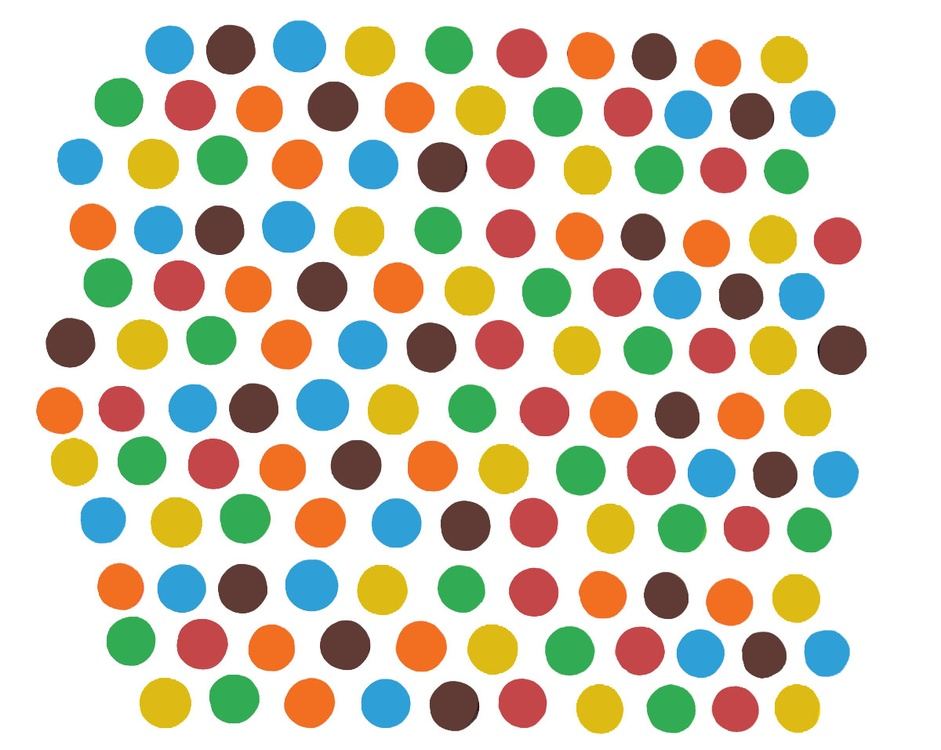
#> input picture M6 - Computer Vision/CV_projects/candy_counter/img/candy_1.jpg, 941 x 750 px, shrunk from 1200 x 956 before the run
$ python candy_counter.py
#> lines starting #> are read from the running program, lines starting #| are printed output that depends on the picture; after the words box and inside, x2 and y2 are one past the last pixel; in counts of white or black regions, pixels touching at a corner belong together
import numpy as np
import cv2
import matplotlib.pyplot as plt

# print(f'Numpy=={np.__version__}')
# print(f'OpenCV=={cv2.__version__}')


candy = cv2.imread('img/candy_1.jpg', cv2.IMREAD_COLOR)
#> candy is the input picture: shape (750, 941, 3); mean B, G, R 192, 209.2, 214.7
candy = cv2.cvtColor(candy, cv2.COLOR_BGR2RGB)
candy_hsv = cv2.cvtColor(candy, cv2.COLOR_RGB2HSV)
#> candy_hsv: shape (750, 941, 3); mean H, S, V 40, 65.8, 231.7


def imshow(img):
    plt.figure(figsize=(10, 7))
    plt.imshow(img, cmap='gray')
    plt.show()


# Convert the image to grayscale
gray_candy_original = cv2.cvtColor(candy, cv2.COLOR_RGB2GRAY)
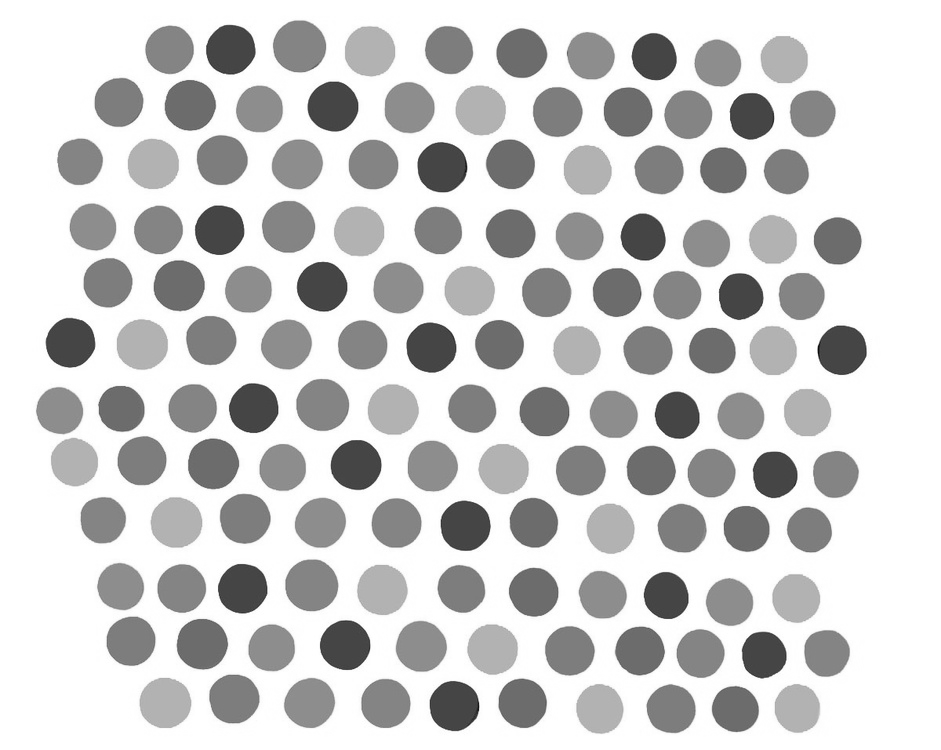
#> gray_candy_original: shape (750, 941); min 7, max 255, mean 208.9
gray_candy = gray_candy_original.copy()


# Apply some gaussian blur
blur = cv2.GaussianBlur(gray_candy, (9, 9), 1)

# Apply Canny to find edges and display the image
canny = cv2.Canny(blur,150,220)
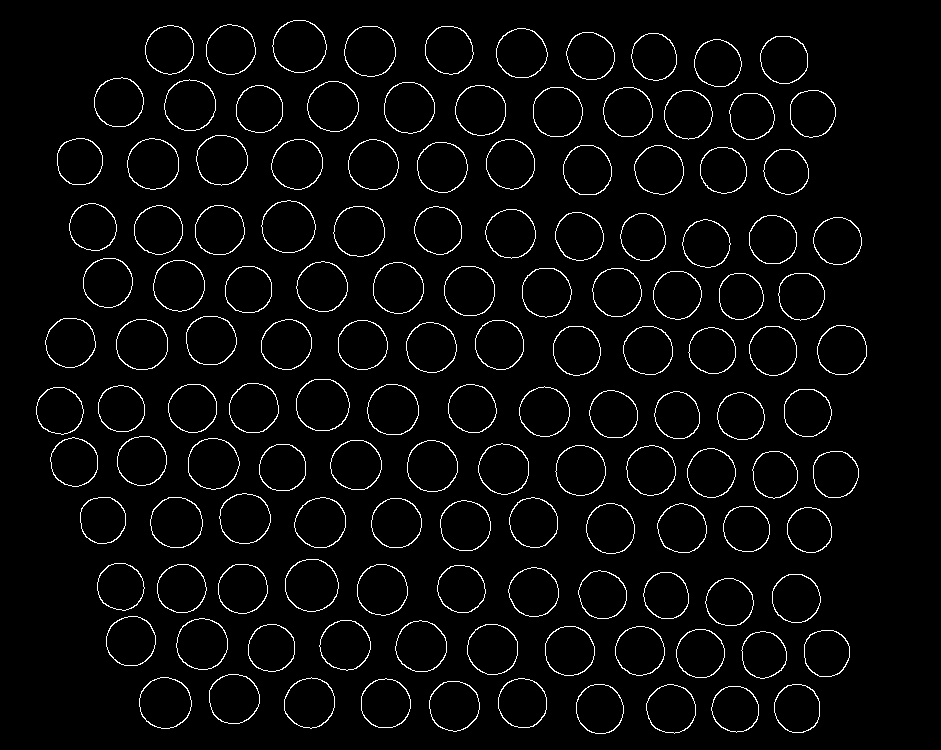
#> canny: shape (750, 941); 3.4% white in thin lines or dots, all inside (x1, y1, x2, y2) = (36, 20, 867, 734)


# threshold
ret, th = cv2.threshold(canny, 128, 255, cv2.THRESH_BINARY)
contours, h = cv2.findContours(th, cv2.RETR_EXTERNAL, cv2.CHAIN_APPROX_NONE)
#> contours = 134 contours; largest, box (x1, y1, x2, y2) and area: (272, 20, 327, 73) 2200, (285, 559, 339, 612) 2198, (296, 379, 350, 431) 2192, (261, 200, 316, 253) 2191, (139, 677, 192, 729) 2086; h = 134 rows, first 6: [1, -1, -1, -1], [2, 0, -1, -1], [3, 1, -1, -1], [4, 2, -1, -1], [5, 3, -1, -1], [6, 4, -1, -1]

candy_contours = candy.copy()
cv2.drawContours(candy_contours, contours, -1, (255, 0, 255), 3)
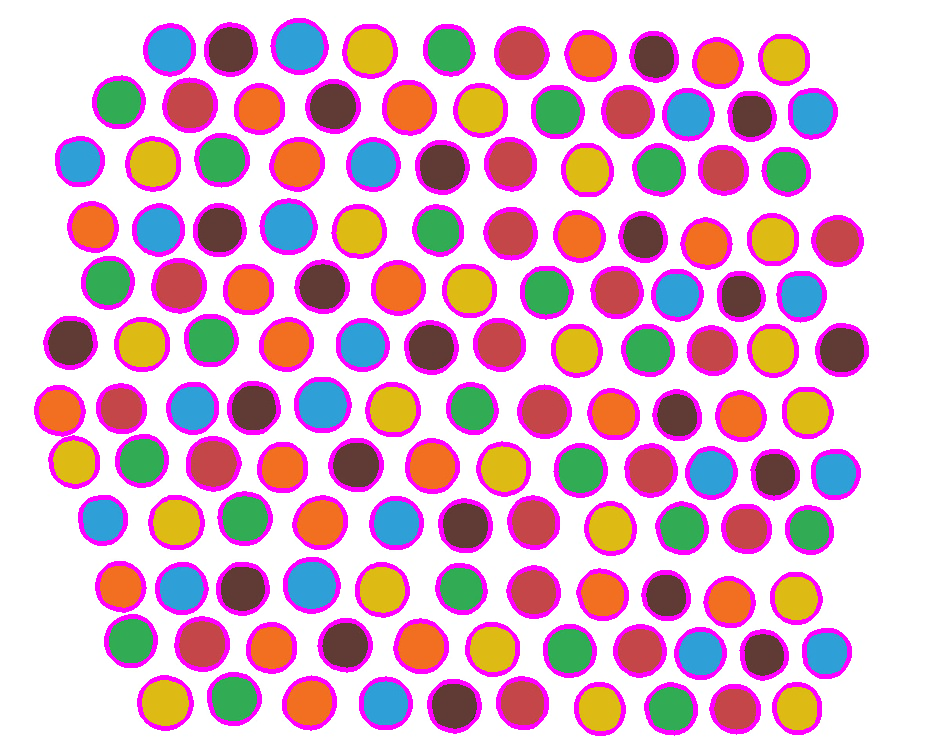
#> candy_contours: shape (750, 941, 3); mean R, G, B 222, 183.4, 203

# area = cv2.contourArea(ctn)
# sorted_contours = sorted(contours, key=cv2.contourArea, reverse=True)

imshow(candy_contours)

# couting
sorted_contours = sorted(contours, key=cv2.contourArea, reverse=True)
#> sorted_contours has the same summary as contours

print(f'# Candy Counter: {len(sorted_contours)}')
#| # Candy Counter: 134
# [19 lines of commented-out code are left out]


prob = round(int(1/6*100),4)
# print(f'Probability of each color: {prob} %')
# num_prob = float(sorted_contours) * prob
# print(f'# probability of each color: {num_prob}')


#show the image
# cv.namedWindow('Contours',cv.WINDOW_NORMAL)
# # cv.namedWindow('Thresh',cv.WINDOW_NORMAL)
# cv.imshow('Contours', img)
# # cv.imshow('Thresh', thresh)
# if cv.waitKey(0):
#     cv.destroyAllWindows()


# range of colors

# Red color
low_red = np.array([165, 155, 84])
high_red = np.array([179, 255, 255])
# Threshold the HSV image to get only red colors
red_mask = cv2.inRange(candy_hsv, low_red, high_red)
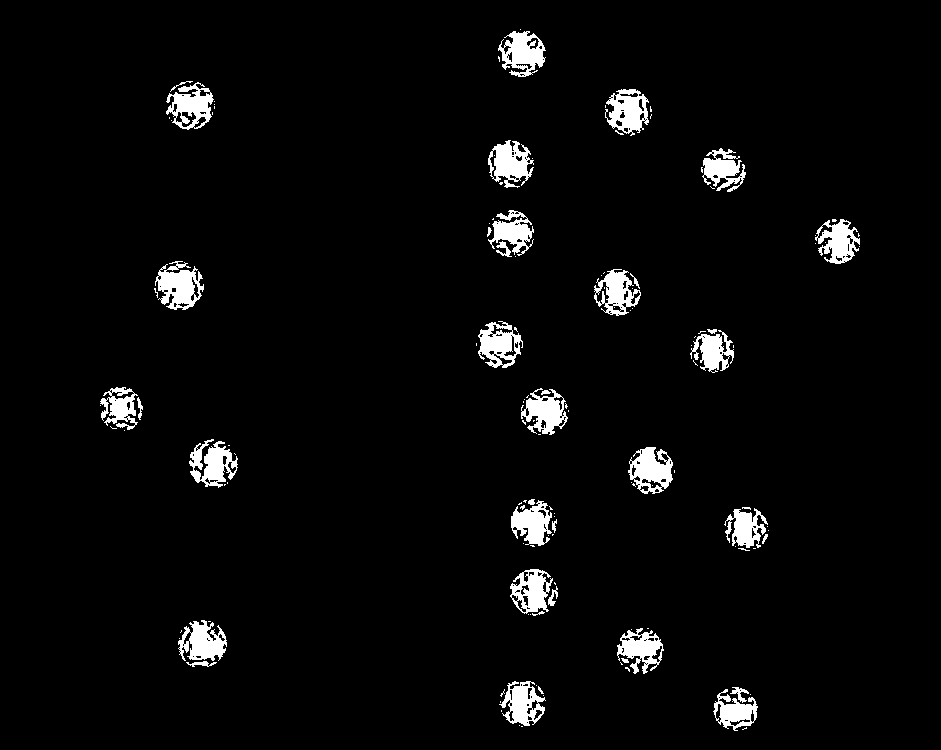
#> red_mask: shape (750, 941); 3.7% white; 133 white regions (95 under 20 px), largest, box (x1, y1, x2, y2) and area: (155, 261, 204, 310) 1397, (628, 447, 673, 494) 1287, (189, 439, 238, 488) 1286
#> (the run stopped early here; a loop or call above may not have finished)
